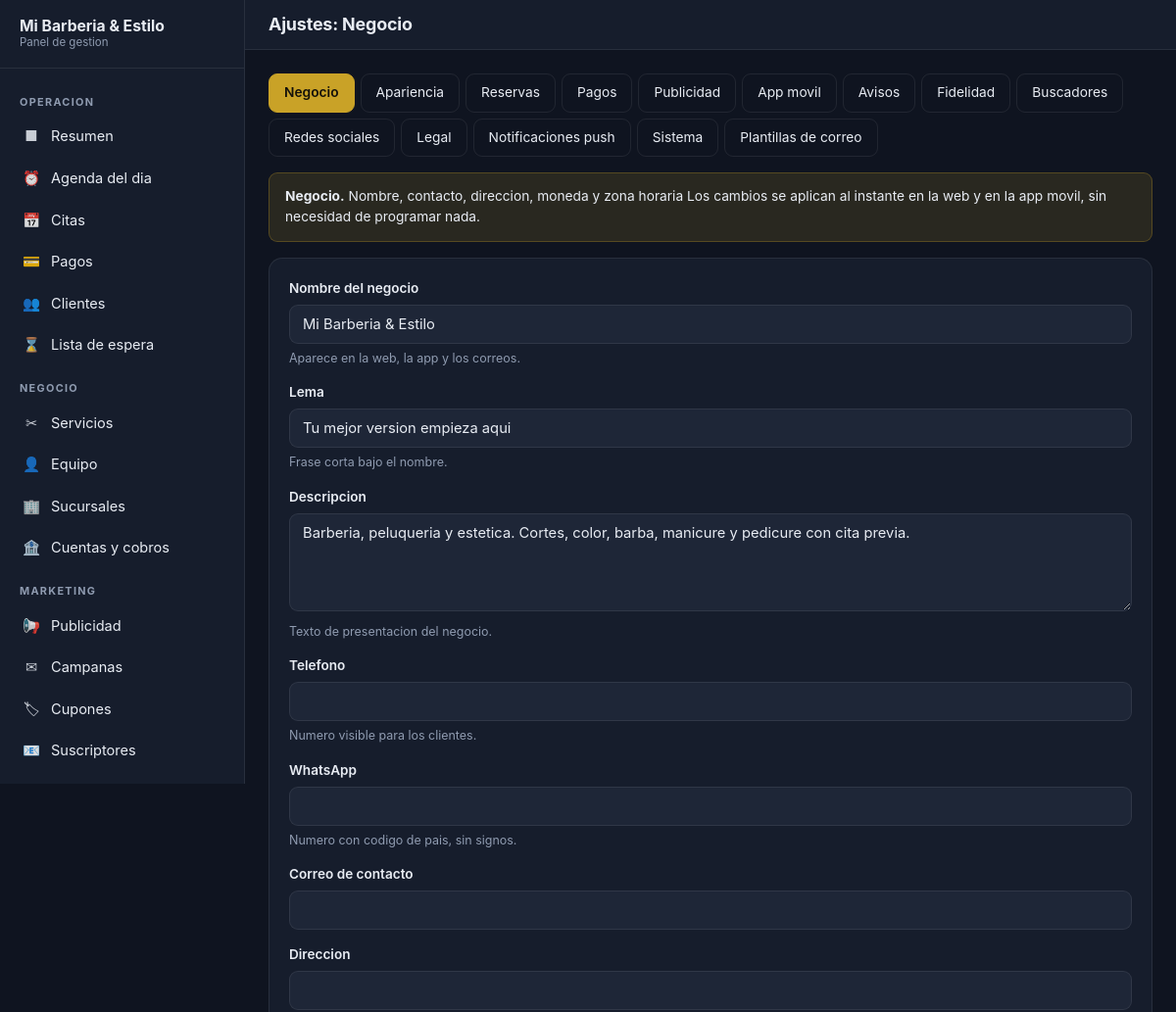
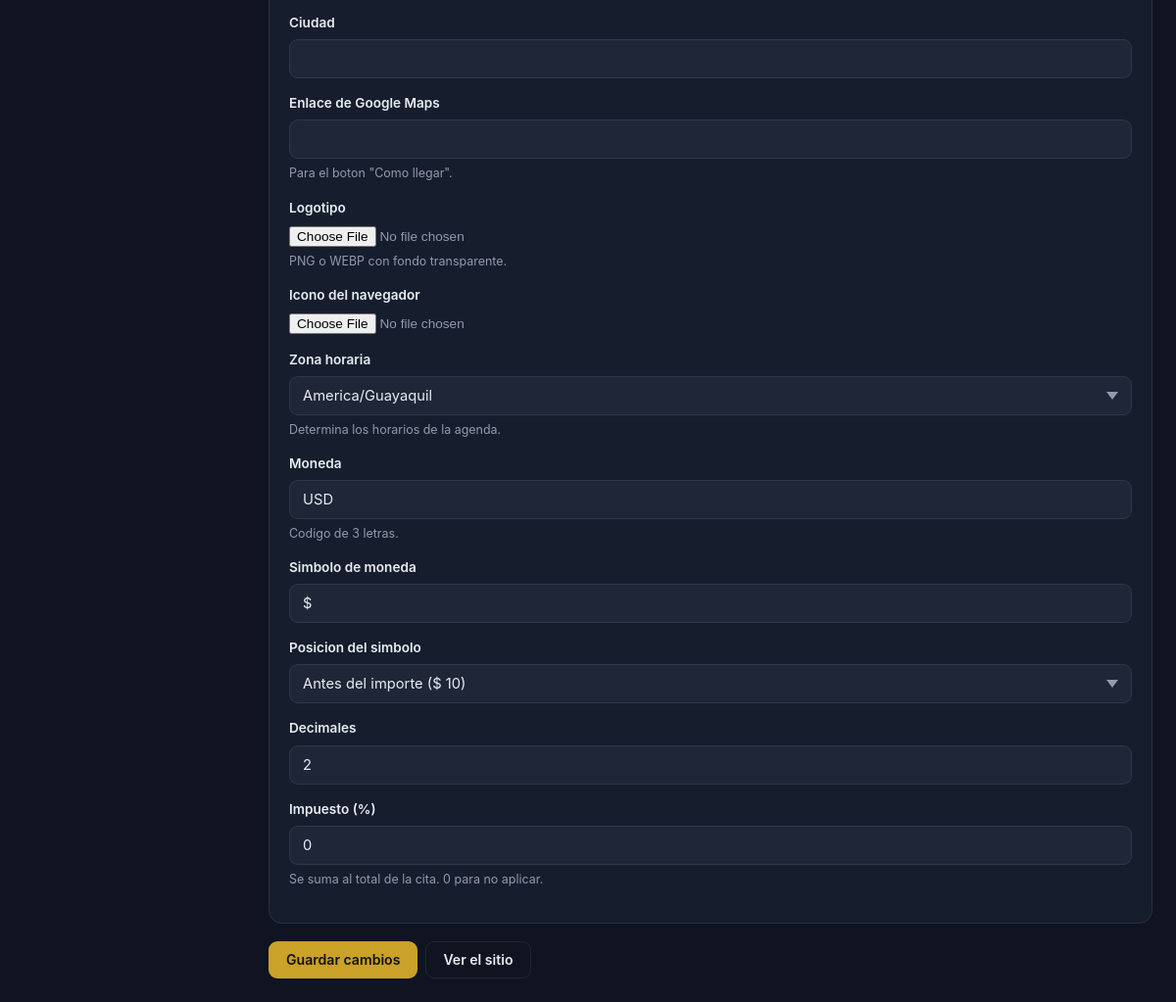
/panel/ajustes/business (signed in), run on the app's committed database (2 pictures, top to bottom).
### tables this page shows
CREATE TABLE `settings` (
  `id` int(10) unsigned NOT NULL AUTO_INCREMENT,
  `group_name` varchar(40) NOT NULL COMMENT 'business, theme, booking, seo, app, system...',
  `setting_key` varchar(120) NOT NULL COMMENT 'grupo.clave, ej. business.name',
  `setting_value` text DEFAULT NULL,
  `value_type` enum('string','text','html','int','float','bool','json','color','image','file','url','email','time','select') NOT NULL DEFAULT 'string',
  `label` varchar(160) NOT NULL DEFAULT '',
  `help_text` varchar(500) NOT NULL DEFAULT '',
  `options_json` text DEFAULT NULL COMMENT 'Opciones para el tipo select',
  `is_public` tinyint(1) NOT NULL DEFAULT 1 COMMENT 'Se expone a la web y a la app movil',
  `is_encrypted` tinyint(1) NOT NULL DEFAULT 0,
  `sort_order` smallint(6) NOT NULL DEFAULT 0,
  `updated_by` bigint(20) unsigned DEFAULT NULL,
  `created_at` datetime NOT NULL,
  `updated_at` datetime NOT NULL,
  PRIMARY KEY (`id`),
  UNIQUE KEY `uq_settings_key` (`setting_key`),
  KEY `idx_settings_group` (`group_name`,`sort_order`),
  KEY `idx_settings_public` (`is_public`)
);

### app/Views/admin/settings/index.php (the view, shortened to what the rows shown need)
<?php View::start('title'); ?>Ajustes: <?= e($groupLabel) ?><?php View::stop(); ?>
<form method="post" action="<?= e(url('/panel/ajustes/' . $group)) ?>" enctype="multipart/form-data">
    <div class="card">
        <?php foreach ($settings as $setting): ?>
            <?php
            $key = (string) $setting['setting_key'];
            $field = str_replace('.', '__', $key);
            $type = (string) $setting['value_type'];
            $value = (string) ($setting['setting_value'] ?? '');
            $label = (string) $setting['label'] !== '' ? (string) $setting['label'] : $key;
            $help = (string) $setting['help_text'];
            $options = $setting['options_json'] !== null
                ? (json_decode((string) $setting['options_json'], true) ?: [])
                : [];
            ?>
            <?php if ($type === 'bool'): ?>
                <div class="switch-row">
                    <div class="switch-row__text">
                        <strong><?= e($label) ?></strong>
                        <?php if ($help !== ''): ?><span><?= e($help) ?></span><?php endif; ?>
                    </div>
                    <label class="checkbox" style="margin:0">
                        <input type="checkbox" name="<?= e($field) ?>" value="1"
                               <?= in_array($value, ['1', 'true', 'on'], true) ? 'checked' : '' ?>>
                        <span class="sr-only"><?= e($label) ?></span>
                    </label>
                </div>
            <?php elseif ($type === 'image'): ?>
                <div class="field">
                    <label for="<?= e($field) ?>"><?= e($label) ?></label>
                    <input id="<?= e($field) ?>" type="file" name="<?= e($field) ?>"
                           accept="image/jpeg,image/png,image/webp"
                           data-preview="#preview-<?= e($field) ?>">
                    <?php if ($help !== ''): ?><span class="field__hint"><?= e($help) ?></span><?php endif; ?>
                </div>
            <?php elseif ($type === 'select' && $options !== []): ?>
                <div class="field">
                    <label for="<?= e($field) ?>"><?= e($label) ?></label>
                    <select id="<?= e($field) ?>" name="<?= e($field) ?>">
                        <?php foreach ($options as $optionValue => $optionLabel): ?>
                            <option value="<?= e((string) $optionValue) ?>"
                                    <?= $value === (string) $optionValue ? 'selected' : '' ?>>
                                <?= e((string) $optionLabel) ?>
                            </option>
                        <?php endforeach; ?>
                    </select>
                </div>
            <?php elseif ($key === 'business.timezone'): ?>
                <div class="field">
                    <label for="<?= e($field) ?>"><?= e($label) ?></label>
                    <select id="<?= e($field) ?>" name="<?= e($field) ?>">
                        <?php foreach ($timezones as $timezone): ?>
                            <option value="<?= e($timezone) ?>" <?= $value === $timezone ? 'selected' : '' ?>>
                                <?= e($timezone) ?>
                            </option>
                        <?php endforeach; ?>
                    </select>
                    <span class="field__hint"><?= e($help) ?></span>
                </div>
            <?php elseif (in_array($type, ['text', 'html'], true)): ?>
                <div class="field">
                    <label for="<?= e($field) ?>"><?= e($label) ?></label>
                    <textarea id="<?= e($field) ?>" name="<?= e($field) ?>"
                              rows="<?= $type === 'html' ? 10 : 4 ?>"><?= e($value) ?></textarea>
                    <?php if ($help !== ''): ?><span class="field__hint"><?= e($help) ?></span><?php endif; ?>
                </div>
            <?php else: ?>
                <?php
                $inputType = match ($type) {
                    'int', 'float' => 'number',
                    'email' => 'email',
                    'url' => 'url',
                    'time' => 'time',
                    default => 'text',
                };
                ?>
                <div class="field">
                    <label for="<?= e($field) ?>"><?= e($label) ?></label>
                    <input id="<?= e($field) ?>" type="<?= e($inputType) ?>" name="<?= e($field) ?>"
                           value="<?= e($value) ?>"
                           <?= $type === 'float' ? 'step="0.01"' : '' ?>
                           <?= $type === 'int' ? 'step="1"' : '' ?>>
                    <?php if ($help !== ''): ?><span class="field__hint"><?= e($help) ?></span><?php endif; ?>
                </div>
            <?php endif; ?>
        <?php endforeach; ?>
    </div>
</form>

### data on the page
settings: label "Nombre del negocio", value "Mi Barberia & Estilo", help_text "Aparece en la web, la app y los correos."
settings: label "Lema", value "Tu mejor version empieza aqui", help_text "Frase corta bajo el nombre."
settings: label "Descripcion", setting_key+value_type "Barberia, peluqueria y estetica. Cortes, color, barba, manicure y pedicure con cita previa.", help_text "Texto de presentacion del negocio."
settings: label "Telefono", help_text "Numero visible para los clientes."
settings: label "WhatsApp", help_text "Numero con codigo de pais, sin signos."
settings: label "Correo de contacto"
settings: label "Direccion"
settings: label "Ciudad"
settings: label "Enlace de Google Maps", help_text "Para el boton \"Como llegar\"."
settings: label "Logotipo", help_text "PNG o WEBP con fondo transparente."
settings: label "Icono del navegador"
settings: label "Zona horaria", setting_key "America/Guayaquil", help_text "Determina los horarios de la agenda."
settings: label "Moneda", value "USD", help_text "Codigo de 3 letras."
settings: label "Simbolo de moneda", value "$"
settings: label "Posicion del simbolo", options_json+setting_key "Antes del importe ($ 10)"
settings: label "Decimales", value "2"
settings: label "Impuesto (%)", value "0", help_text "Se suma al total de la cita. 0 para no aplicar."

### other printed values
str_limit($businessName, 22) "Mi Barberia & Estilo"
$groupLabel "OPERACION"
$item['icon'] "■"
$item['label'] "Resumen"
$item['icon'] "⏰"
$item['label'] "Agenda del dia"
$item['icon'] "📅"
$item['label'] "Citas"
$item['icon'] "💳"
$item['label'] "Pagos"
$item['icon'] "👥"
$item['label'] "Clientes"
$item['icon'] "⌛"
$item['label'] "Lista de espera"
$groupLabel "NEGOCIO"
